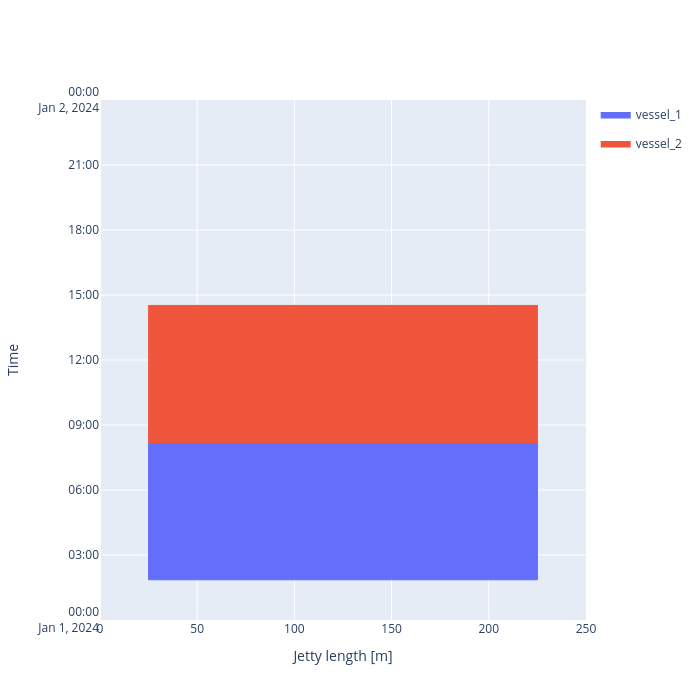

The notebook cell this image was saved under:
### Markdown cell above
##### Berth output
We can plot the occupancy of berths over time

### Code cell
fig = jetty.plot_berth_occupation(time_stop = pd.Timestamp('2024-01-02'), style = 'plotly')
fig

### Figure 1 — Plotly figure (JSON) as saved in the notebook; plotly's stock layout.template omitted (floating-point values rounded to 4 significant figures; data arrays with more than 128 entries replaced by an {"elided": "..."} marker saying what was removed)
{"data": [{"fill": "toself", "fillcolor": "#636EFA", "hoverinfo": "skip", "legendgroup": "bd45f875-999c-49b1-bbe7-7fb06db46f45", "line": {"color": "#636EFA", "width": 1}, "mode": "lines", "name": "vessel_1", "showlegend": true, "type": "scatter", "x": [25, 25, 225, 225, 25], "y": ["2024-01-01T01:51:21.666667", "2024-01-01T08:11:06.666667", "2024-01-01T08:11:06.666667", "2024-01-01T01:51:21.666667", "2024-01-01T01:51:21.666667"]}, {"customdata": {"elided": "420x9 mixed values"}, "hovertemplate": "<b>%{customdata[0]}</b><br>Length (L): %{customdata[1]} m<br>Beam (B): %{customdata[2]} m<br>Draft (T): %{customdata[3]} m<br>Operation ID: %{customdata[4]}<br>Position: %{customdata[5]}–%{customdata[6]} m<br>Start: %{customdata[7]|%d %b %Y %H:%M}<br>End: %{customdata[8]|%d %b %Y %H:%M}<br><extra></extra>", "legendgroup": "bd45f875-999c-49b1-bbe7-7fb06db46f45", "marker": {"color": "#636EFA", "opacity": 0, "size": 12}, "mode": "markers", "showlegend": false, "type": "scatter", "x": {"elided": "420 float values"}, "y": {"elided": "420 str values"}}, {"fill": "toself", "fillcolor": "#EF553B", "hoverinfo": "skip", "legendgroup": "dd1b6cd4-2ab7-4e2e-b028-2d86281a12eb", "line": {"color": "#EF553B", "width": 1}, "mode": "lines", "name": "vessel_2", "showlegend": true, "type": "scatter", "x": [25, 25, 225, 225, 25], "y": ["2024-01-01T08:11:22", "2024-01-01T14:31:07", "2024-01-01T14:31:07", "2024-01-01T08:11:22", "2024-01-01T08:11:22"]}, {"customdata": {"elided": "420x9 mixed values"}, "hovertemplate": "<b>%{customdata[0]}</b><br>Length (L): %{customdata[1]} m<br>Beam (B): %{customdata[2]} m<br>Draft (T): %{customdata[3]} m<br>Operation ID: %{customdata[4]}<br>Position: %{customdata[5]}–%{customdata[6]} m<br>Start: %{customdata[7]|%d %b %Y %H:%M}<br>End: %{customdata[8]|%d %b %Y %H:%M}<br><extra></extra>", "legendgroup": "dd1b6cd4-2ab7-4e2e-b028-2d86281a12eb", "marker": {"color": "#EF553B", "opacity": 0, "size": 12}, "mode": "markers", "showlegend": false, "type": "scatter", "x": {"elided": "420 float values"}, "y": {"elided": "420 str values"}}], "layout": {"height": 700, "width": 700, "xaxis": {"range": [0, 250], "title": {"text": "Jetty length [m]"}}, "yaxis": {"range": ["2024-01-01T00:00:00", "2024-01-02T00:00:00"], "title": {"text": "Time"}}}}
